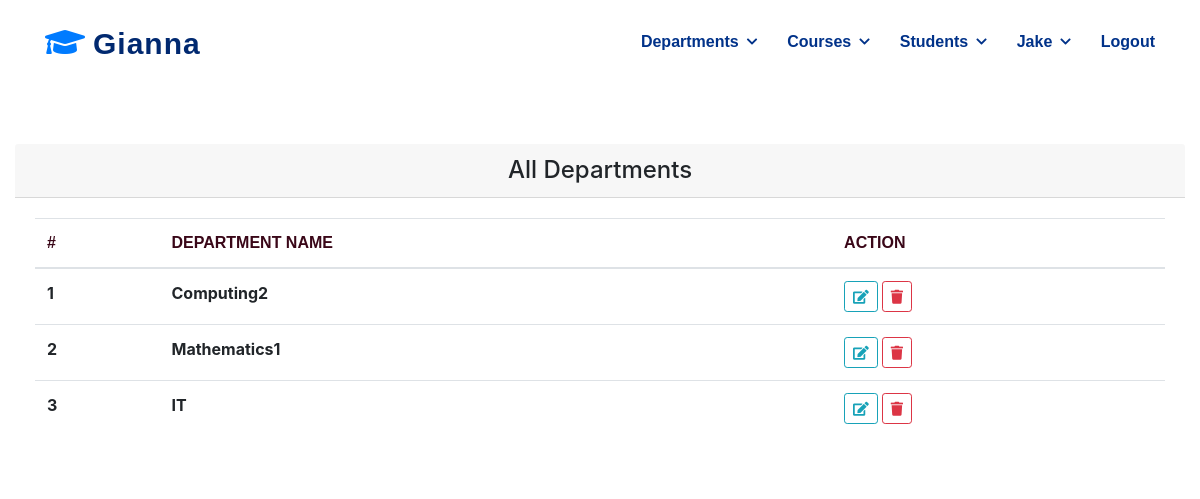
/core/dept/list/ (signed in), run on the app's committed database.
### core/models.py (models this page shows, shortened)
class User(AbstractUser):
    power = models.ForeignKey(Power, null=True, blank=True, on_delete=models.SET_NULL)
    pass

class Department(models.Model):
    name = models.CharField(max_length=20)

### core/views.py (the view)
# urls.py: path('dept/list/', DepartmentListView.as_view(), name='dept-list'),
class DepartmentListView(LoginRequiredMixin,generic.ListView):
    queryset = Department.objects.all()
    template_name = 'core/dept_list.html'
    context_object_name = 'depts'

### core/templates/core/dept_list.html
{% extends 'base.html' %}
{% block content %}
<section>
    <div class="col-xl-12 col-lg-12 col-md-9 col-sm-12 col-12">
        <div class="card mx-auto w-100 border-0">
            <h4 class="card-header text-center">All Departments</h4>
            <div class="card-body">
                <table class="table table-hover">
                    <thead>
                        <tr class="text-uppercase card-text-table">
                            <th>#</th>
                            <th>Department Name</th>
                            <th>Action</th>
                        </tr>
                    </thead>
                    <tbody>
                        {% for dept in depts %}
                           <tr>
                               <th>{{ forloop.counter }}</th>
                               <th>{{ dept.name }}</th>
                               <th>
                                   <a href="{% url 'core:dept-update' dept.id %}" class="btn btn-sm btn-outline-info" data-bs-toggle="tooltip" data-bs-placement="top" title="Edit">
                                       <i class="fa fa-edit"></i>
                                   </a>
                                   <a href="{% url 'core:dept-delete' dept.id %}" class="btn btn-sm btn-outline-danger" data-bs-toggle="tooltip" data-bs-placement="top" title="Delete">
                                       <i class="fa fa-trash"></i>
                                   </a>
                               </th>
                           </tr>
                        {% endfor %}
                    </tbody>
                </table>
            </div>
        </div>
    </div>
</section>
{% endblock content %}

### templates/navbar.html (shortened to what this page needs)
<header class="header">
    <div class="container-fluid container-xl d-flex align-items-center justify-content-between">
        <a href="{% url 'home' %}" class="logo d-flex align-items-center">
            <i class="fa fa-graduation-cap fa-2x mr-2"></i>
            <span>Gianna</span>
        </a>
        <nav class="navbar">
            <ul>
                {% if request.user.is_authenticated %}
                    <li class="dropdown"><a href="#"><span>Departments</span> </a>
                    </li>
                    <li class="dropdown"><a href="#"><span>Courses</span> </a>
                    </li>
                    <li class="dropdown"><a href="#"><span>Students</span> </a>
                    </li>
                    <li class="dropdown"><a href="#"><span>{{ request.user.username }}</span> </a>
                    </li>
                    <li>
                        <a class="nav-link" href="{% url 'logout' %}">Logout</a>
                    </li>
                {% endif %}
            </ul>
        </nav>
    </div>
</header>

### static/misc/css/custom.css (style rules this page uses)
.header { transition: all .5s; z-index: 997; padding: 20px 0; }
.header .logo { line-height: 0; }
.header .logo span { font-size: 30px; font-weight: 700; letter-spacing: 1px; color: #012970; font-family: 'Lucida Sans', 'Lucida Sans Regular', 'Lucida Grande', 'Lucida Sans Unicode', Geneva, Verdana, sans-serif; margin-top: 3px; }
.navbar { padding: 0; }
.navbar ul { margin: 0; padding: 0; display: flex; list-style: none; align-items: center; }
.navbar li { position: relative; }
.navbar a { display: flex; align-items: center; justify-content: space-between; padding: 10px 0 10px 30px; font-family: 'Lucida Sans', 'Lucida Sans Regular', 'Lucida Grande', 'Lucida Sans Unicode', Geneva, Verdana, sans-serif; font-size: 16px; font-weight: 700; color: #013289; white-space: nowrap; transition: .3s; }
section { margin: 0%; }
.card-text-table { font-family: 'Lucida Sans', 'Lucida Sans Regular', 'Lucida Grande', 'Lucida Sans Unicode', Geneva, Verdana, sans-serif !important; font-size: 16px !important; font-weight: 700 !important; color: #3a0718 !important; }

### data on the page
User: user.username "Jake"
Department: name "Computing2"
Department: name "Mathematics1"
Department: name "IT"
